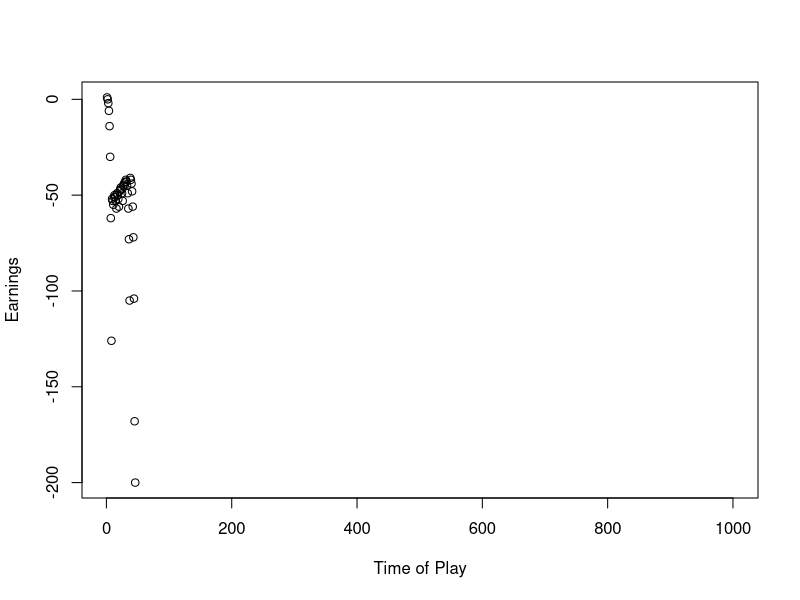
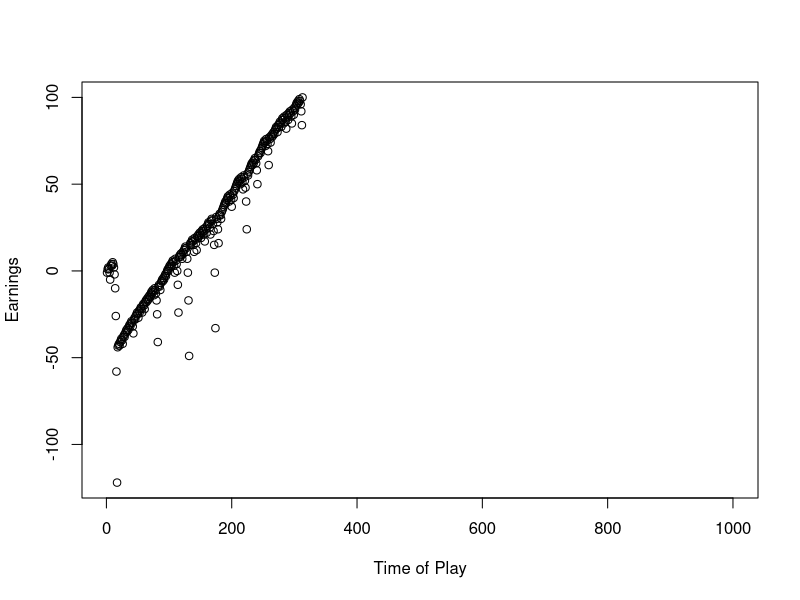
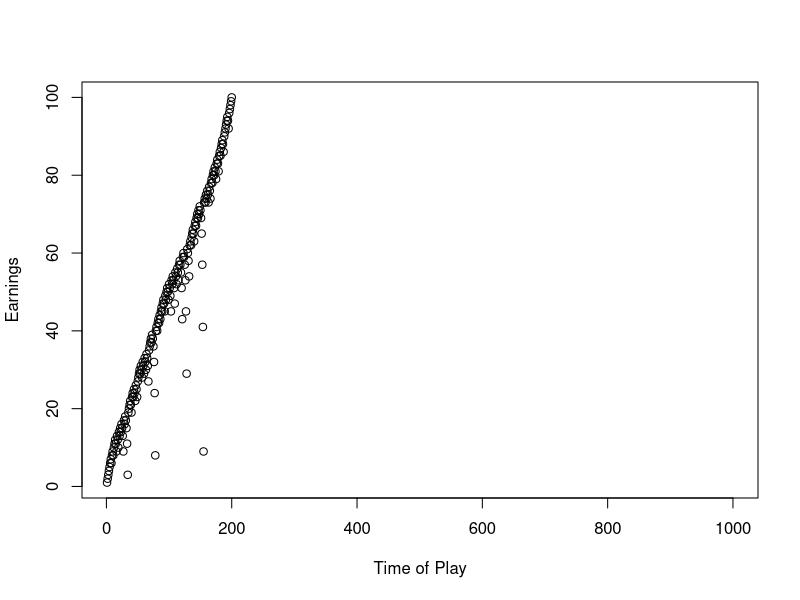
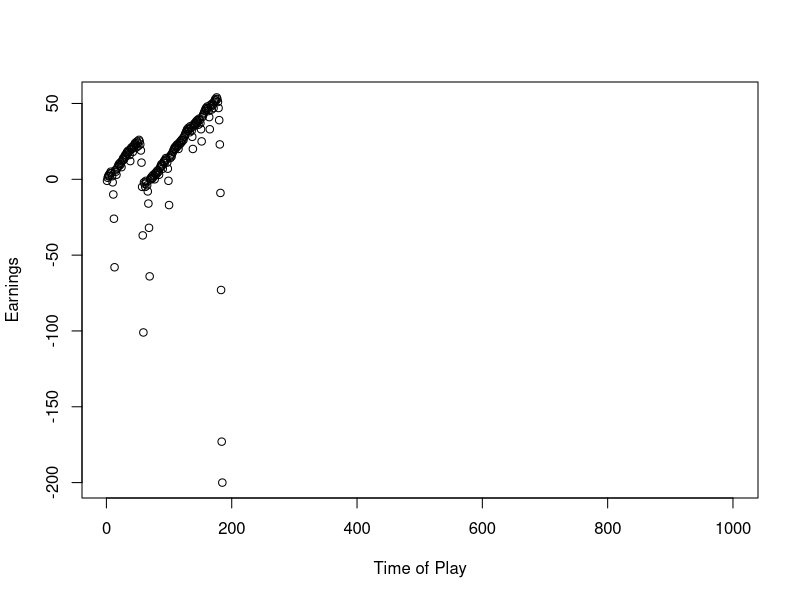
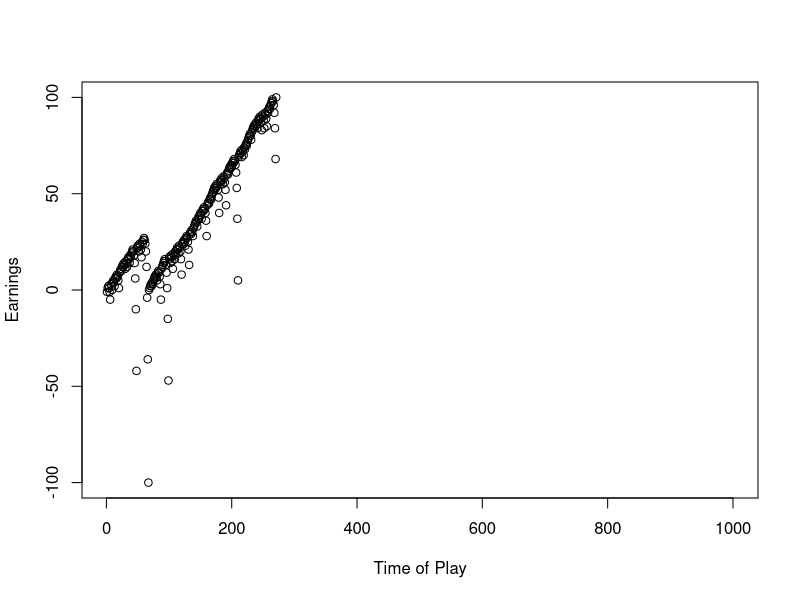
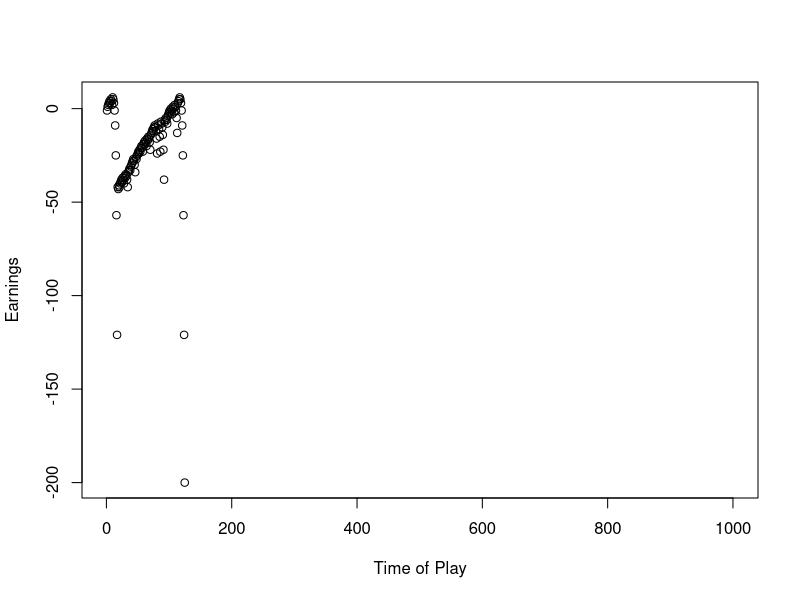
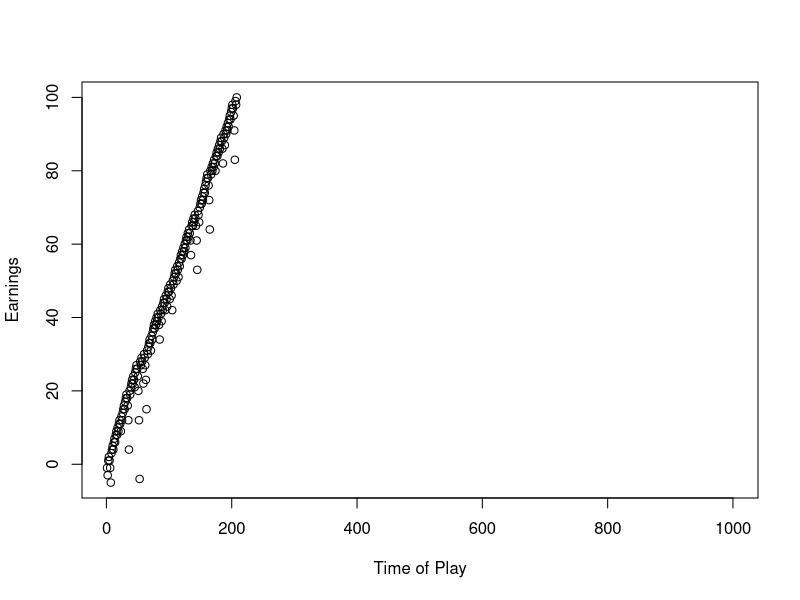
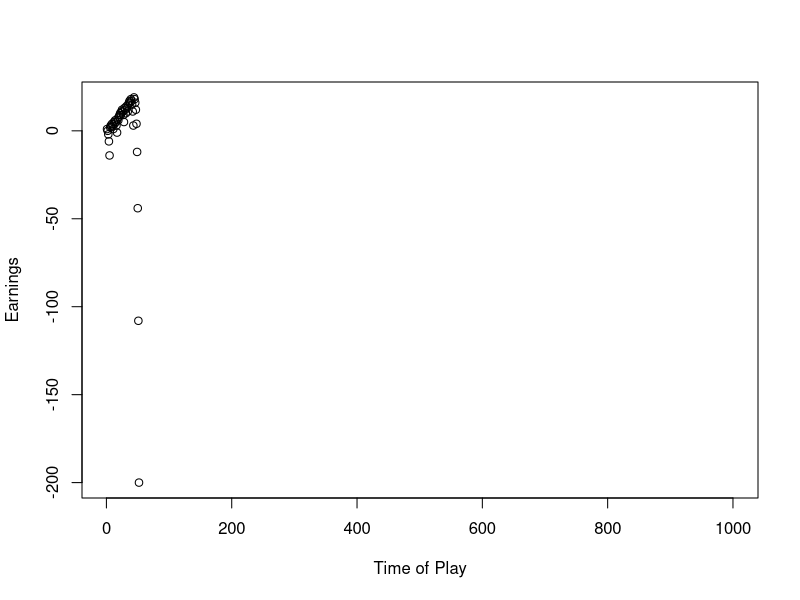

Here is the R script that generated these plots, in order:
## ---- chunk 1
library(dplyr)
one_play <- function(state){
  
    # Wager
    proposed_wager <- ifelse(state$previous_win, 1, 2*state$previous_wager)
    wager <- min(proposed_wager, state$M, state$B)
    
    # Spin of the wheel
    red <- rbinom(1,1,18/38)
    
    # Update state
    state$plays <- state$plays + 1
    state$previous_wager <- wager
    if(red){
      # WIN
      state$B <- state$B + wager
      state$previous_win <- TRUE
    }else{
      # LOSE
      state$B <- state$B - wager
      state$previous_win <- FALSE
    }
  state
}

## ---- chunk 2
stop_play <- function(state){
  if(state$B <= 0) return(TRUE)
  if(state$plays >= state$L) return(TRUE)
  if(state$B >= state$W) return(TRUE)
  FALSE
}
## ---- chunk 3
one_series <- function(
    B = 200
  , W = 300
  , L = 1000
  , M = 100
){

  # initial state
  state <- list(
    B = B
  , W = W
  , L = L
  , M = M
  , plays = 0
  , previous_wager = 0
  , previous_win = TRUE
  )
  
  # vector to store budget over series of plays
  budget <- rep(NA, L)
  
  # For loop of plays
  for(i in 1:L){
    new_state <- state %>% one_play
    budget[i] <- new_state$B
    if(new_state %>% stop_play){
      plot(budget-200, xlab = "Time of Play", ylab = "Earnings")
      return(budget[1:i])
    }
    state <- new_state
  }
  budget    
}
## ---- chunk 4
get_last <- function(x) x[length(x)] 
## ---- chunk 5
walk_out_money <- rep(NA, 1500)
for(j in seq_along(walk_out_money)){
  walk_out_money[j] <- one_series(B = 200, W = 300, L = 1000, M = 100) %>% get_last
}
## ---- chunk 6
hist(walk_out_money, breaks = 100)
## ---- chunk 7
mean(walk_out_money > 200)
## ---- chunk 8
mean(walk_out_money - 200)
## ---- chunk 9
length(one_series(B = 200, W = 300, L = 1000, M = 100))
## ---- chunk 10
one_series <- function(
    B = 200
  , W = 400
  , L = 1000
  , M = 100
){

  # initial state
  state <- list(
    B = B
  , W = W
  , L = L
  , M = M
  , plays = 0
  , previous_wager = 0
  , previous_win = TRUE
  )
  
  # vector to store budget over series of plays
  budget <- rep(NA, L)
  
  # For loop of plays
  for(i in 1:L){
    new_state <- state %>% one_play
    budget[i] <- new_state$B
    if(new_state %>% stop_play){
      return(budget[1:i])
    }
    state <- new_state
  }
  budget    
}

## ---- chunk 11
get_last <- function(x) x[length(x)] 
## ---- chunk 12
walk_out_money <- rep(NA, 1500)
for(j in seq_along(walk_out_money)){
  walk_out_money[j] <- one_series(B = 200, W = 400, L = 1000, M = 100) %>% get_last
}
## ---- chunk 13
hist(walk_out_money, breaks = 100)
## ---- chunk 14
mean(walk_out_money > 200)
## ---- chunk 15
mean(walk_out_money - 200)
## ---- chunk 16
length(one_series(B = 200, W = 400, L = 1000, M = 100))
## ---- chunk 17
one_series <- function(
    B = 200
  , W = 300
  , L = 200
  , M = 100
){

  # initial state
  state <- list(
    B = B
  , W = W
  , L = L
  , M = M
  , plays = 0
  , previous_wager = 0
  , previous_win = TRUE
  )
  
  # vector to store budget over series of plays
  budget <- rep(NA, L)
  
  # For loop of plays
  for(i in 1:L){
    new_state <- state %>% one_play
    budget[i] <- new_state$B
    if(new_state %>% stop_play){
      return(budget[1:i])
    }
    state <- new_state
  }
  budget    
}

## ---- chunk 18
get_last <- function(x) x[length(x)] 
## ---- chunk 19
walk_out_money <- rep(NA, 1500)
for(j in seq_along(walk_out_money)){
  walk_out_money[j] <- one_series(B = 200, W = 300, L = 200, M = 100) %>% get_last
}
## ---- chunk 20
hist(walk_out_money, breaks = 100)
## ---- chunk 21
mean(walk_out_money > 200)
## ---- chunk 22
mean(walk_out_money - 200)
## ---- chunk 23
length(one_series(B = 200, W = 300, L = 200, M = 100))
## ---- chunk 24
one_series <- function(
    B = 200
  , W = 300
  , L = 1000
  , M = 300
){

  # initial state
  state <- list(
    B = B
  , W = W
  , L = L
  , M = M
  , plays = 0
  , previous_wager = 0
  , previous_win = TRUE
  )
  
  # vector to store budget over series of plays
  budget <- rep(NA, L)
  
  # For loop of plays
  for(i in 1:L){
    new_state <- state %>% one_play
    budget[i] <- new_state$B
    if(new_state %>% stop_play){
      return(budget[1:i])
    }
    state <- new_state
  }
  budget    
}

## ---- chunk 25
get_last <- function(x) x[length(x)] 
## ---- chunk 26
walk_out_money <- rep(NA, 1500)
for(j in seq_along(walk_out_money)){
  walk_out_money[j] <- one_series(B = 200, W = 300, L = 1000, M = 300) %>% get_last
}
## ---- chunk 27
hist(walk_out_money, breaks = 100)
## ---- chunk 28
mean(walk_out_money > 200)
## ---- chunk 29
mean(walk_out_money - 200)
## ---- chunk 30
length(one_series(B = 200, W = 300, L = 1000, M = 300))
